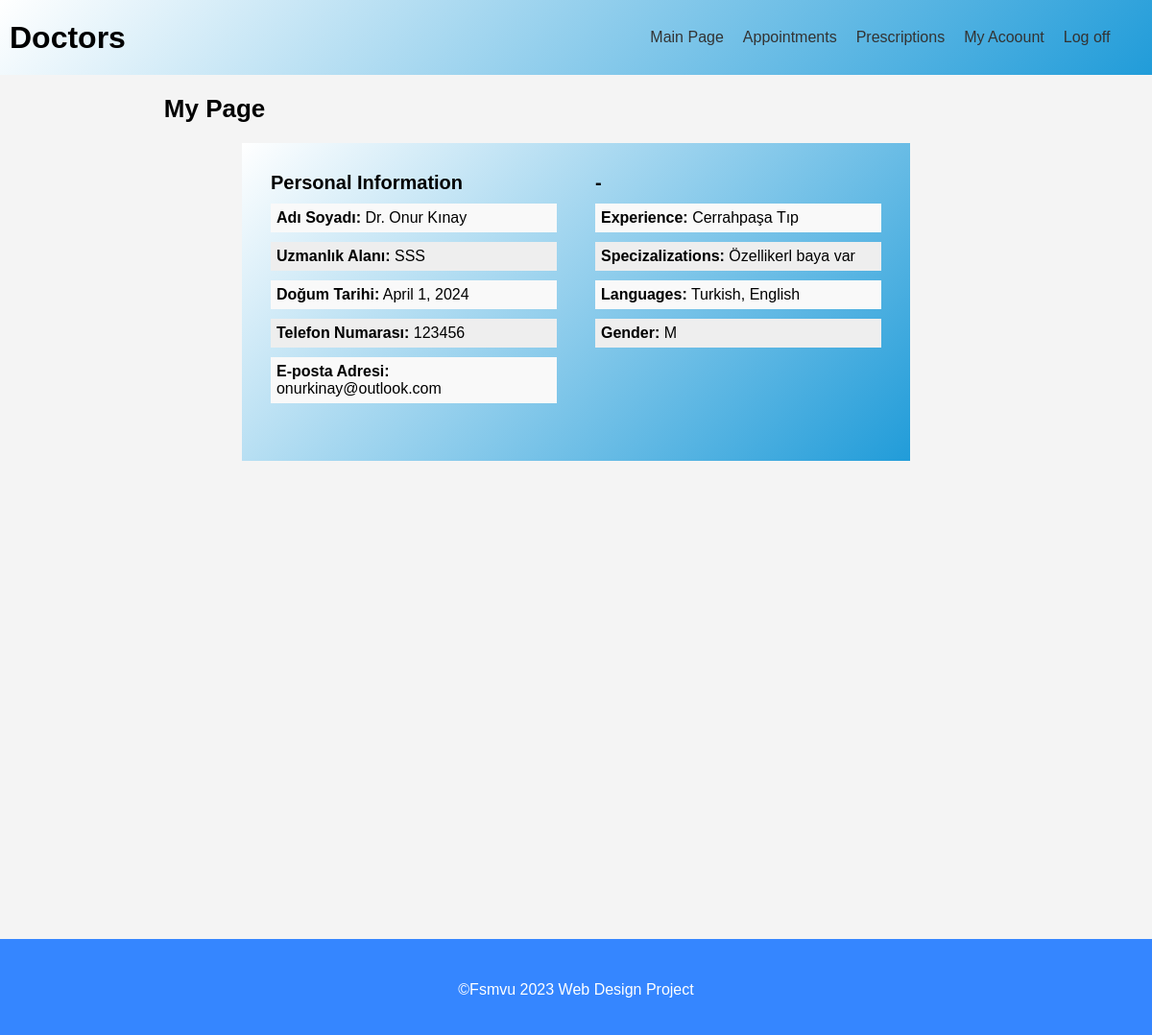
/Management/ (signed in), run on the app's committed database.
### doctor/models.py (models this page shows, shortened)
class Doctor(models.Model):
    ID = models.BigAutoField(primary_key=True)
    User = models.ForeignKey(settings.AUTH_USER_MODEL,on_delete=models.CASCADE,blank=True, null=True)
    DateOfBirth = models.DateField(verbose_name="Date of Birth")
    Gender = models.CharField(max_length=1, choices=GENDER_CHOICES,verbose_name="Gender")
    Phone = models.CharField(max_length=11,verbose_name="Phone")
    Salary = models.IntegerField(verbose_name="Salary")
    Specializations = models.CharField(max_length=300,verbose_name="Specializations")
    Experience = models.TextField(verbose_name="Experience")
    Languages = models.CharField(max_length=300,verbose_name="Languages")
    Department = models.ForeignKey(Department, on_delete=models.SET_DEFAULT,default=1,verbose_name="Department")
    IsVisible = models.BooleanField(default=True)
    class Meta:
        db_table = "doctor"

### department/models.py (models this page shows, shortened)
class Department(models.Model):
    ID = models.BigAutoField(primary_key=True)
    Name = models.CharField(max_length=100,verbose_name="Department Name")
    PriceUnit =  models.IntegerField(verbose_name="Price Unit")
    class Meta:
        db_table = "department"

### home/views.py (the view)
# urls.py: path("Management/",views.management,name="management"),
@login_required
def management(request):
    context ={}
    if is_member(request.user, ["Doctor"]):
        context["data"] = Doctor.objects.get(User_id=request.user.id)
        return render(request, "management/doctor.html", context)
    elif is_member(request.user, ["Patient"]):
        context["data"] = Patient.objects.get(User_id=request.user.id)
        return render(request, "management/patient.html", context)
    elif is_member(request.user, ["Admin"]):
        return render(request, "management/admin.html", context)
    elif is_member(request.user, ["Accountant"]):
        return render(request, "management/accountant.html", context)

### home/views.py (called while the page is built)
def is_member(user, listgroup):
    return user.groups.filter(name__in=listgroup).exists()

### home/templates/management/doctor.html (shortened to what this page needs)
{% extends 'management_base.html' %}
{% load static %}
{% block content %}
  <section id="ozel-sayfa">
    <h2 style="margin-left: 13%;">My Page</h2>
    <div class="container">
      <div class="kisisel-bilgiler">
        <h3>Personal Information</h3>
        <ul>
          <li>
            <span>Adı Soyadı:</span> Dr. {{ request.user.first_name }} {{ request.user.last_name }}
          </li>
          <li>
            <span>Uzmanlık Alanı:</span> {{ data.Department.Name }}
          </li>
          <li>
            <span>Doğum Tarihi:</span> {{ data.DateOfBirth }}
          </li>
          <li>
            <span>Telefon Numarası:</span> {{ data.Phone }}
          </li>
          <li>
            <span>E-posta Adresi:</span> {{ request.user.email }}
          </li>
        </ul>
      </div>
      <div class="hesap-bilgileri">
        <h3>-</h3>
        <ul>
          <li>
            <span>Experience:</span> {{ data.Experience }}
          </li>
          <li>
            <span>Specizalizations:</span> {{ data.Specializations }}
          </li>
          <li>
            <span>Languages:</span> {{ data.Languages }}
          </li>
          <li>
            <span>Gender:</span> {{ data.Gender }}
          </li>
        </ul>
      </div>
    </div>
  </section>
{% endblock %}

### templates/headers/doctor.html
<header id="header">
  <h1>Doctors</h1>
  <nav class="ana-menu">
    <a href="/Management">Main Page</a>
    <a href="/Appointments">Appointments</a>
    <a href="/Prescriptions">Prescriptions</a>
    <a href="/Doctors/Edit">My Acoount</a>
    <a href="/Logout">Log off</a>
  </nav>
</header>

### static/css/page-style.css (style rules this page uses)
html { height: 100%; }
body { font-family: Arial, sans-serif; margin: 0; padding: 0; background-color: #f4f4f4; height: 100%; }
header { display: flex; width: 100%; background: linear-gradient(-45deg, #219cd9, #FFF); align-items: center; font-family: Arial, sans-serif; padding: 10px; }
.ana-menu { display: flex; justify-content: space-between; margin-left: auto; margin-right: 2%; }
.ana-menu a { text-decoration: none; color: #333; margin-left: auto; transition: all 0.3s ease-in; padding: 20px 10px; }
section { padding: 20px; margin-bottom: 100px; min-height: 100%; }
a { text-decoration: none; }
.container { max-width: 75%; margin-left: auto; margin-right: auto; padding-left: 10px; padding-right: 10px; }
* { margin: 0; padding: 0; box-sizing: border-box; font-family: "Poppins", sans-serif; }

### data on the page
Doctor: Department.Name "SSS", DateOfBirth "April 1, 2024", Phone "123456", Experience "Cerrahpaşa Tıp", Specializations "Özellikerl baya var", Languages "Turkish, English", Gender "M"

### other printed values
{{ request.user.first_name }} "Onur"
{{ request.user.last_name }} "Kınay"
{{ request.user.email }} "onurkinay@outlook.com"
